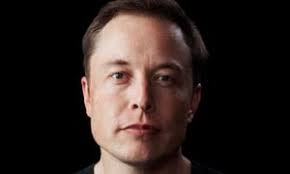
#> input picture train-data/s1/10.jpeg, 290 x 174 px; its folder holds only this picture in this run
$ python recognise.py
#> lines starting #> are read from the running program, lines starting #| are printed output that depends on the picture
import cv2
import numpy as np
import os

subjects = ["", "Elon Musk", "Cristiano Ronaldo"]

def detect(img,scale=1.1):
	 gray = cv2.cvtColor(img, cv2.COLOR_BGR2GRAY)
	 face_cascade = cv2.CascadeClassifier('haarcascade_frontalface_alt.xml')
	 faces = face_cascade.detectMultiScale(gray, scaleFactor=1.1, minNeighbors=5)
	 if (len(faces) == 0):
	 	return None,None
	 (x, y, w, h) = faces[0]
	 return gray[y:y+w, x:x+h], faces[0]

def train_data(path):
#> called with path = 'train-data'
	dirs = os.listdir(path)
	faces=[]
	labels=[]
	for dir_name in dirs:
		if not dir_name.startswith("s"):
			continue
		label = int(dir_name.replace("s", ""))
		subject_dir_path = path + "/" + dir_name
		subject_images_names = os.listdir(subject_dir_path)
		for image_name in subject_images_names:
			image_path = subject_dir_path + "/" + image_name
			image = cv2.imread(image_path)
#> image is the input picture: shape (174, 290, 3); mean B, G, R 31.9, 35.2, 45.9
			cv2.imshow("Training on image...", image)
			cv2.waitKey(100)
			face, rect = detect(image)
#> in detect, `gray = cv2.cvtColor(img, cv2.COLOR_BGR2GRAY)`:
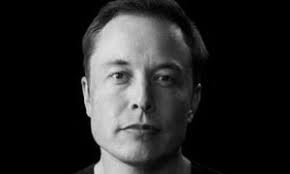
#> gray: shape (174, 290); min 0, max 229, mean 38
#> in detect, `faces = face_cascade.detectMultiScale(gray, scaleFactor=1.1, minNeighb..`: faces = [[78, 29, 123, 123]]
#> in detect, `(x, y, w, h) = faces[0]`: x = 78; y = 29; w = 123
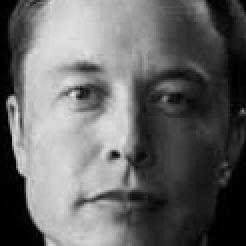
#> face: shape (123, 123) (shown 2 times larger); min 0, max 229, mean 102.3
#> rect = [78, 29, 123, 123]
			if face is not None:
				faces.append(face)
				labels.append(label)
			cv2.destroyAllWindows()
			cv2.waitKey(1)
			cv2.destroyAllWindows()
#> pass 2 of the loop in train_data, `for dir_name in dirs:`:
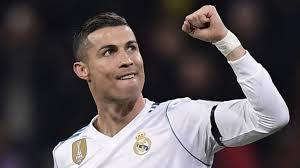
#> input picture train-data/s2/1.jpeg, 300 x 168 px
#> in train_data, image is the input picture: shape (168, 300, 3); mean B, G, R 85.6, 83.5, 91
#> in detect (call 2), `gray = cv2.cvtColor(img, cv2.COLOR_BGR2GRAY)`:
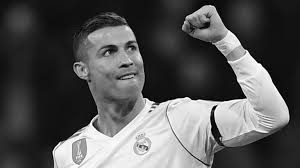
#> gray: shape (168, 300); min 0, max 255, mean 86
#> in detect (call 2), `faces = face_cascade.detectMultiScale(gray, scaleFactor=1.1, minNeighb..`: faces = [[90, 25, 63, 63]]
#> x = 90; y = 25; w = 63
#> in train_data, `face, rect = detect(image)`:
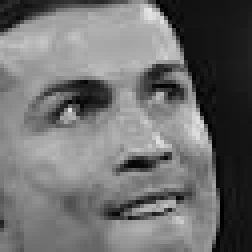
#> face: shape (63, 63) (shown 4 times larger); min 0, max 229, mean 110.6
#> rect = [90, 25, 63, 63]
	return faces,labels

print("Preparing data....")
faces, labels = train_data("train-data")
#> faces = 2 items; labels = [1, 2]
print("Data prepared")
print("Total faces: ", len(faces))
#| Total faces:  2
print("Total labels: ", len(labels))
#| Total labels:  2

#> (the run stopped early here; a loop or call above may not have finished)
